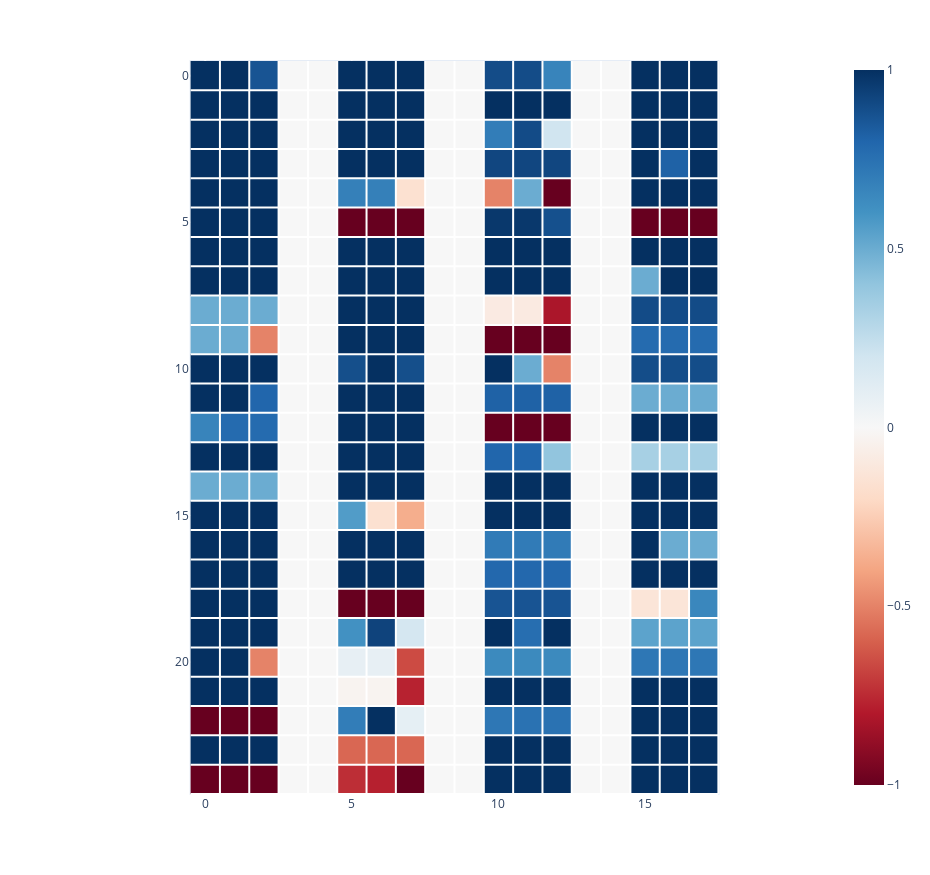

This figure's notebook cell:
### Code cell
hm = pd.DataFrame(A)

cell_size = 35
row_title_width = 300
width = cell_size*len(hm.columns) + row_title_width
height = cell_size*len(hm.index)

fig = px.imshow(hm, width=width, height=height, color_continuous_scale='RdBu')

for i in range(len(hm.columns)):
    fig.add_shape(type="line", x0=0.5 + i, y0=-0.5, x1=0.5 + i, y1=len(hm.index) - 0.5, line=dict(color="white", width=2))

for i in range(len(hm.index)):
    fig.add_shape(type="line", x0=-0.5, y0=0.5 + i, x1=len(hm.columns) - 0.5, y1=0.5 + i, line=dict(color="white", width=2))

fig.show()

### Figure 1 — Plotly figure (JSON) as saved in the notebook; plotly's stock layout.template omitted (floating-point values rounded to 4 significant figures; data arrays with more than 128 entries replaced by an {"elided": "..."} marker saying what was removed)
{"data": [{"coloraxis": "coloraxis", "hovertemplate": "x: %{x}<br>y: %{y}<br>color: %{z}<extra></extra>", "name": "0", "type": "heatmap", "x": [0, 1, 2, 3, 4, 5, 6, 7, 8, 9, 10, 11, 12, 13, 14, 15, 16, 17], "xaxis": "x", "y": [0, 1, 2, 3, 4, 5, 6, 7, 8, 9, 10, 11, 12, 13, 14, 15, 16, 17, 18, 19, 20, 21, 22, 23, 24], "yaxis": "y", "z": {"elided": "25x18 float values"}}], "layout": {"coloraxis": {"colorscale": [[0, "rgb(103,0,31)"], [0.1, "rgb(178,24,43)"], [0.2, "rgb(214,96,77)"], [0.3, "rgb(244,165,130)"], [0.4, "rgb(253,219,199)"], [0.5, "rgb(247,247,247)"], [0.6, "rgb(209,229,240)"], [0.7, "rgb(146,197,222)"], [0.8, "rgb(67,147,195)"], [0.9, "rgb(33,102,172)"], [1, "rgb(5,48,97)"]]}, "height": 875, "margin": {"t": 60}, "shapes": [{"line": {"color": "white", "width": 2}, "type": "line", "x0": 0.5, "x1": 0.5, "y0": -0.5, "y1": 24.5}, {"line": {"color": "white", "width": 2}, "type": "line", "x0": 1.5, "x1": 1.5, "y0": -0.5, "y1": 24.5}, {"line": {"color": "white", "width": 2}, "type": "line", "x0": 2.5, "x1": 2.5, "y0": -0.5, "y1": 24.5}, {"line": {"color": "white", "width": 2}, "type": "line", "x0": 3.5, "x1": 3.5, "y0": -0.5, "y1": 24.5}, {"line": {"color": "white", "width": 2}, "type": "line", "x0": 4.5, "x1": 4.5, "y0": -0.5, "y1": 24.5}, {"line": {"color": "white", "width": 2}, "type": "line", "x0": 5.5, "x1": 5.5, "y0": -0.5, "y1": 24.5}, {"line": {"color": "white", "width": 2}, "type": "line", "x0": 6.5, "x1": 6.5, "y0": -0.5, "y1": 24.5}, {"line": {"color": "white", "width": 2}, "type": "line", "x0": 7.5, "x1": 7.5, "y0": -0.5, "y1": 24.5}, {"line": {"color": "white", "width": 2}, "type": "line", "x0": 8.5, "x1": 8.5, "y0": -0.5, "y1": 24.5}, {"line": {"color": "white", "width": 2}, "type": "line", "x0": 9.5, "x1": 9.5, "y0": -0.5, "y1": 24.5}, {"line": {"color": "white", "width": 2}, "type": "line", "x0": 10.5, "x1": 10.5, "y0": -0.5, "y1": 24.5}, {"line": {"color": "white", "width": 2}, "type": "line", "x0": 11.5, "x1": 11.5, "y0": -0.5, "y1": 24.5}, {"line": {"color": "white", "width": 2}, "type": "line", "x0": 12.5, "x1": 12.5, "y0": -0.5, "y1": 24.5}, {"line": {"color": "white", "width": 2}, "type": "line", "x0": 13.5, "x1": 13.5, "y0": -0.5, "y1": 24.5}, {"line": {"color": "white", "width": 2}, "type": "line", "x0": 14.5, "x1": 14.5, "y0": -0.5, "y1": 24.5}, {"line": {"color": "white", "width": 2}, "type": "line", "x0": 15.5, "x1": 15.5, "y0": -0.5, "y1": 24.5}, {"line": {"color": "white", "width": 2}, "type": "line", "x0": 16.5, "x1": 16.5, "y0": -0.5, "y1": 24.5}, {"line": {"color": "white", "width": 2}, "type": "line", "x0": 17.5, "x1": 17.5, "y0": -0.5, "y1": 24.5}, {"line": {"color": "white", "width": 2}, "type": "line", "x0": -0.5, "x1": 17.5, "y0": 0.5, "y1": 0.5}, {"line": {"color": "white", "width": 2}, "type": "line", "x0": -0.5, "x1": 17.5, "y0": 1.5, "y1": 1.5}, {"line": {"color": "white", "width": 2}, "type": "line", "x0": -0.5, "x1": 17.5, "y0": 2.5, "y1": 2.5}, {"line": {"color": "white", "width": 2}, "type": "line", "x0": -0.5, "x1": 17.5, "y0": 3.5, "y1": 3.5}, {"line": {"color": "white", "width": 2}, "type": "line", "x0": -0.5, "x1": 17.5, "y0": 4.5, "y1": 4.5}, {"line": {"color": "white", "width": 2}, "type": "line", "x0": -0.5, "x1": 17.5, "y0": 5.5, "y1": 5.5}, {"line": {"color": "white", "width": 2}, "type": "line", "x0": -0.5, "x1": 17.5, "y0": 6.5, "y1": 6.5}, {"line": {"color": "white", "width": 2}, "type": "line", "x0": -0.5, "x1": 17.5, "y0": 7.5, "y1": 7.5}, {"line": {"color": "white", "width": 2}, "type": "line", "x0": -0.5, "x1": 17.5, "y0": 8.5, "y1": 8.5}, {"line": {"color": "white", "width": 2}, "type": "line", "x0": -0.5, "x1": 17.5, "y0": 9.5, "y1": 9.5}, {"line": {"color": "white", "width": 2}, "type": "line", "x0": -0.5, "x1": 17.5, "y0": 10.5, "y1": 10.5}, {"line": {"color": "white", "width": 2}, "type": "line", "x0": -0.5, "x1": 17.5, "y0": 11.5, "y1": 11.5}, {"line": {"color": "white", "width": 2}, "type": "line", "x0": -0.5, "x1": 17.5, "y0": 12.5, "y1": 12.5}, {"line": {"color": "white", "width": 2}, "type": "line", "x0": -0.5, "x1": 17.5, "y0": 13.5, "y1": 13.5}, {"line": {"color": "white", "width": 2}, "type": "line", "x0": -0.5, "x1": 17.5, "y0": 14.5, "y1": 14.5}, {"line": {"color": "white", "width": 2}, "type": "line", "x0": -0.5, "x1": 17.5, "y0": 15.5, "y1": 15.5}, {"line": {"color": "white", "width": 2}, "type": "line", "x0": -0.5, "x1": 17.5, "y0": 16.5, "y1": 16.5}, {"line": {"color": "white", "width": 2}, "type": "line", "x0": -0.5, "x1": 17.5, "y0": 17.5, "y1": 17.5}, {"line": {"color": "white", "width": 2}, "type": "line", "x0": -0.5, "x1": 17.5, "y0": 18.5, "y1": 18.5}, {"line": {"color": "white", "width": 2}, "type": "line", "x0": -0.5, "x1": 17.5, "y0": 19.5, "y1": 19.5}, {"line": {"color": "white", "width": 2}, "type": "line", "x0": -0.5, "x1": 17.5, "y0": 20.5, "y1": 20.5}, {"line": {"color": "white", "width": 2}, "type": "line", "x0": -0.5, "x1": 17.5, "y0": 21.5, "y1": 21.5}, {"line": {"color": "white", "width": 2}, "type": "line", "x0": -0.5, "x1": 17.5, "y0": 22.5, "y1": 22.5}, {"line": {"color": "white", "width": 2}, "type": "line", "x0": -0.5, "x1": 17.5, "y0": 23.5, "y1": 23.5}, {"line": {"color": "white", "width": 2}, "type": "line", "x0": -0.5, "x1": 17.5, "y0": 24.5, "y1": 24.5}], "width": 930, "xaxis": {"anchor": "y", "autorange": true, "constrain": "domain", "domain": [0.1454, 0.8546], "range": [-0.5341, 17.53], "scaleanchor": "y", "type": "linear"}, "yaxis": {"anchor": "x", "autorange": true, "constrain": "domain", "domain": [1.11e-16, 1.0], "range": [24.53, -0.5341], "type": "linear"}}}
